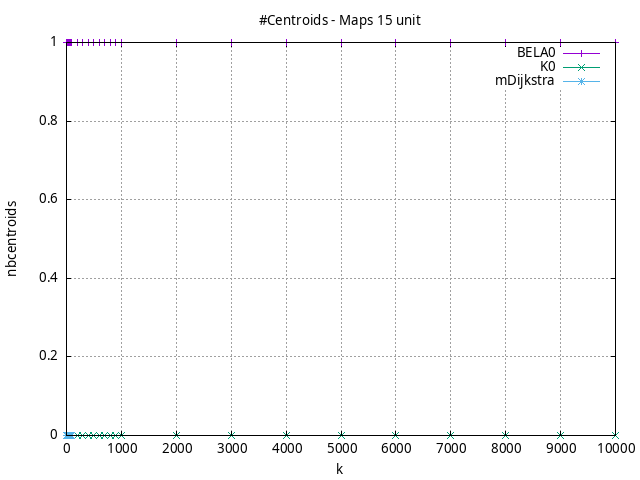

Write gnuplot code to recreate this figure.
#!/usr/bin/gnuplot
# -*- coding: utf-8 -*-
#
# results/maps/unit/15/random512-15.brute-force.unit.nbcentroids.gnuplot
#
# Started on 04/03/2024 23:08:23
# Author: Carlos Linares López
set grid
set xlabel "k"
set ylabel "nbcentroids"

set title "#Centroids - Maps 15 unit"

set terminal png enhanced font "Ariel,10"
set output 'random512-15.brute-force.unit.nbcentroids.png'

plot "-" title "BELA0"      with linesp, "-" title "K0"      with linesp, "-" title "mDijkstra"      with linesp

	1 1.0
	2 1.0
	3 1.0
	4 1.0
	5 1.0
	6 1.0
	7 1.0
	8 1.0
	9 1.0
	10 1.0
	20 1.0
	30 1.0
	40 1.0
	50 1.0
	60 1.0
	70 1.0
	80 1.0
	90 1.0
	100 1.0
	200 1.0
	300 1.0
	400 1.0
	500 1.0
	600 1.0
	700 1.0
	800 1.0
	900 1.0
	1000 1.0
	2000 1.0
	3000 1.0
	4000 1.0
	5000 1.0
	6000 1.0
	7000 1.0
	8000 1.0
	9000 1.0
	10000 1.0
end
	1 0.0
	2 0.0
	3 0.0
	4 0.0
	5 0.0
	6 0.0
	7 0.0
	8 0.0
	9 0.0
	10 0.0
	20 0.0
	30 0.0
	40 0.0
	50 0.0
	60 0.0
	70 0.0
	80 0.0
	90 0.0
	100 0.0
	200 0.0
	300 0.0
	400 0.0
	500 0.0
	600 0.0
	700 0.0
	800 0.0
	900 0.0
	1000 0.0
end
	1 0.0
	2 0.0
	3 0.0
	4 0.0
end
